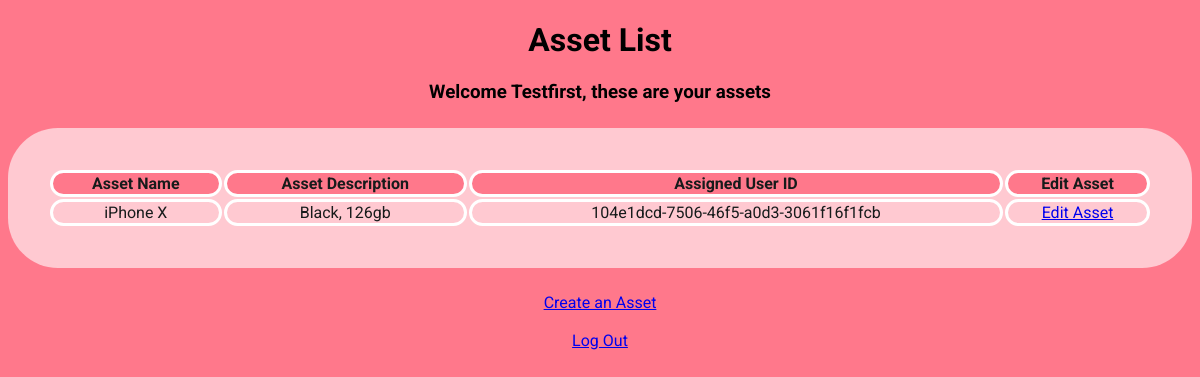
Page /assets/104e1dcd-7506-46f5-a0d3-3061f16f1fcb (signed in) on the committed database.
### app.py (models this page shows)
class User(UserMixin, db.Model):
    def get_id(self):
        return (self.user_id)
    user_id = db.Column(db.String(50), primary_key=True)
    email = db.Column(db.String(100), unique=True, nullable=False)
    first_name = db.Column(db.String(100))
    last_name = db.Column(db.String(100))
    password = db.Column(db.String(100), nullable=False)
    is_admin = db.Column(db.Integer, default=0)
    attempted_logins = db.Column(db.Integer, default=0)
    assets = db.relationship('Asset', backref='user', lazy=True)

class Asset(UserMixin, db.Model):
    asset_id = db.Column(db.String(50), primary_key=True)
    name = db.Column(db.String(100))
    description = db.Column(db.String(1000))
    user_id = db.Column(db.String(50), db.ForeignKey(
        "user.user_id"), nullable=False)

### app.py (the view)
@app.route("/assets/<user_id>")
@login_required
def assets(user_id):
    user = User.query.get(user_id)
    if user and user == current_user:
        if current_user.is_admin:
            assets = Asset.query.all()
            return render_template('assets.html', user=user, assets=assets)
        else:
            assets = user.assets
            return render_template('assets.html', user=user, assets=assets)
    else:
        return "Invalid permissions"

### app.py (called while the page is built)
@login_manager.user_loader
def load_user(user_id):
    return User.query.get((user_id))

### templates/assets.html (shortened to what this page needs)
<!DOCTYPE html>
<html>
<head>
    <link rel="stylesheet" href="/static/assets.css">
</head>
<body>
    <h1>Asset List</h1>
    <h3>Welcome {{ current_user.first_name }}, these are your assets</h3>
    <table class="assets-table">
        <tr>
            <th>Asset Name</th>
            <th>Asset Description</th>
            <th>Assigned User ID</th>
            <th>Edit Asset</th>
        </tr>
        {% for asset in assets %}
        <tr>
            <td>{{ asset.name }}</td>
            <td>{{ asset.description }}</td>
            <td>{{ asset.user_id }}</td>
            <td>
                <a href="{{ url_for('edit_asset', user_id=current_user.user_id, asset_id=asset.asset_id) }}">Edit Asset</a>
            </td>
        </tr>
        {% endfor %}
    </table>
    <a href="{{ url_for('create_asset') }}">Create an Asset</a>
    <br>
    <br>
    <a href="{{ url_for('logout') }}" id="logoutButton">Log Out</a>
</body>
</html>

### static/assets.css (style rules this page uses)
body { background: #FF788B; text-align: center; justify-content: center; align-items:flex-start; font-family: roboto; }
table { background-color: #FFC9D1; width: 100%; margin: 25px auto; border-radius: 50px; padding: 40px; box-sizing: border-box; background: #FFC9D1; color: #171B1B; }
th { border: solid white; border-radius: 20px; background-color: #FF788B; }
td { border: solid white; border-radius: 20px; }

### rows in the picture
User: first_name "Testfirst"
Asset: name "iPhone X", description "Black, 126gb", user_id "104e1dcd-7506-46f5-a0d3-3061f16f1fcb"
